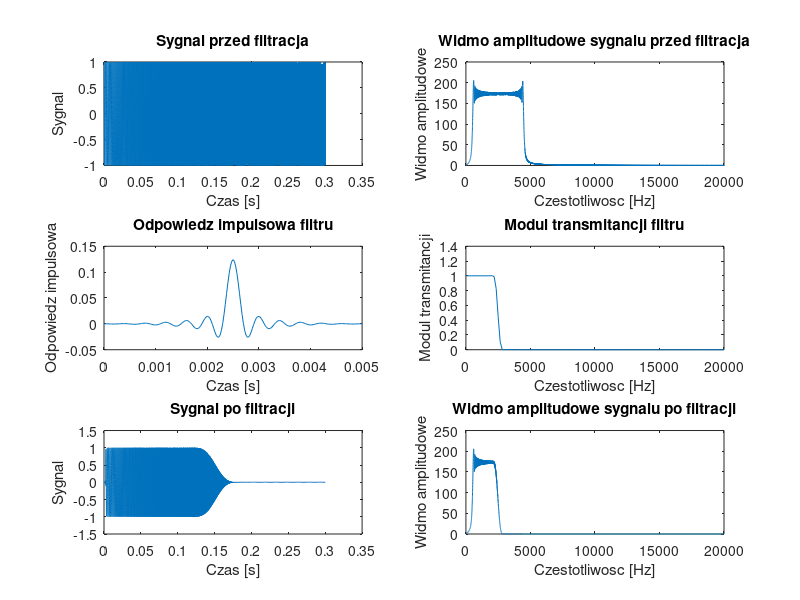

The MATLAB source for this figure:
clear all
close all;

% Przebieg czasowy sygnalu (przed filtracja)

N = 12000;
fp = 40000;
t = 0:1/fp:(N-1)/fp;
x = chirp(t,500,(N-1)/fp,4500);
figure(1);
subplot(321);
plot(t,x);
title('Sygnal przed filtracja');
xlabel('Czas [s]');
ylabel('Sygnal');

% Widmo amplitudowe sygnalu (przed filtracji)

Nf = 2^nextpow2(N);
N21 = Nf/2+1;
f = linspace(0,fp/2,N21);
v = fft(x,Nf);
w = abs(v);
subplot(322);
plot(f,w(1:N21));
title('Widmo amplitudowe sygnalu przed filtracja');
xlabel('Czestotliwosc [Hz]');
ylabel('Widmo amplitudowe');

% Odpowiedz impulsowa filtru

M = 201;
fg = 2500;
fgu = fg/(fp/2);
h = fir1(M-1,fgu);
th = 0:1/fp:(M-1)/fp;
subplot(323);
plot(th,h);
title('Odpowiedz impulsowa filtru');
xlabel('Czas [s]');
ylabel('Odpowiedz impulsowa');

% Modul transmitancji filtru

Nfh = 2^nextpow2(M);
N21h = Nfh/2+1;
fh = linspace(0,fp/2,N21h);
vh = fft(h,Nfh);
wh = abs(vh);
subplot(324);
plot(fh,wh(1:N21h));
title('Modul transmitancji filtru');
xlabel('Czestotliwosc [Hz]');
ylabel('Modul transmitancji');

% Przebieg czasowy sygnalu (po filtracji)

y = filter(h,1,x);
subplot(325);
plot(t,y);
title('Sygnal po filtracji');
xlabel('Czas [s]');
ylabel('Sygnal');

% Widmo amplitudowe sygnalu (po filtracji)

vy = fft(y,Nf);
wy = abs(vy);
subplot(326);
plot(f,wy(1:N21));
title('Widmo amplitudowe sygnalu po filtracji');
xlabel('Czestotliwosc [Hz]');
ylabel('Widmo amplitudowe');